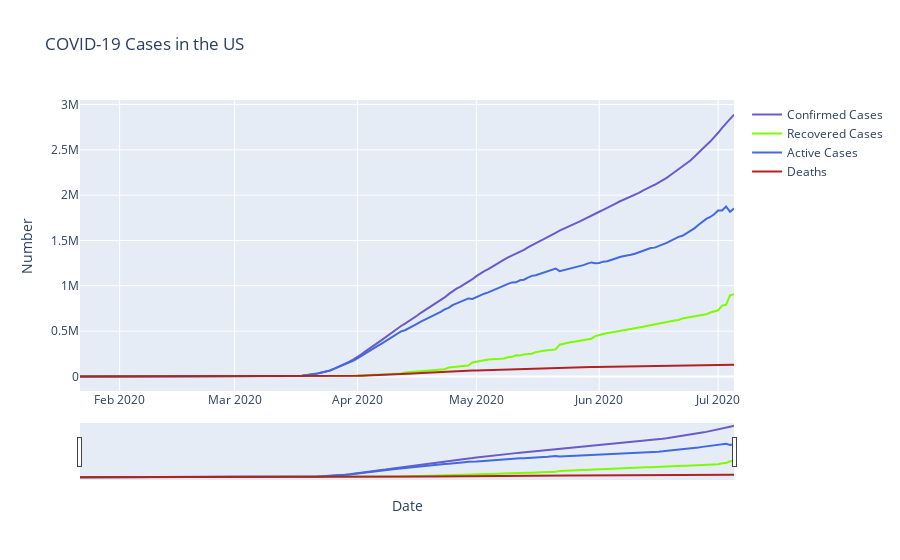

Notebook cell for this chart:
### Code cell
usa=go.Figure()
usa.add_trace(go.Scatter(x=us_df.Date, y=us_df.confirmed, 
                          mode='lines',
                          name='Confirmed Cases',
           line=dict(color='slateblue', width=2)))
usa.add_trace(go.Scatter(x=us_df.Date, y=us_df.recovered, 
                          mode='lines',
                          name='Recovered Cases',
           line=dict(color='lawngreen', width=2)))

usa.add_trace(go.Scatter(x=us_df.Date, y=us_df.active, 
                          mode='lines',
                          name='Active Cases',
           line=dict(color='royalblue', width=2)))

usa.add_trace(go.Scatter(x=us_df.Date, y=us_df.deaths, 
                          mode='lines',
                          name='Deaths',
           line=dict(color='firebrick', width=2)))

usa.update_xaxes(rangeslider_visible=True)
usa.update_layout(title='COVID-19 Cases in the US',
                   xaxis_title='Date',
                 yaxis_title='Number')
usa.show()

### Figure 1 — Plotly figure (JSON) as saved in the notebook; plotly's stock layout.template omitted (floating-point values rounded to 4 significant figures; data arrays with more than 128 entries replaced by an {"elided": "..."} marker saying what was removed)
{"data": [{"line": {"color": "slateblue", "width": 2}, "mode": "lines", "name": "Confirmed Cases", "type": "scatter", "x": {"elided": "166 str values"}, "y": {"elided": "166 int values"}}, {"line": {"color": "lawngreen", "width": 2}, "mode": "lines", "name": "Recovered Cases", "type": "scatter", "x": {"elided": "166 str values"}, "y": {"elided": "166 int values"}}, {"line": {"color": "royalblue", "width": 2}, "mode": "lines", "name": "Active Cases", "type": "scatter", "x": {"elided": "166 str values"}, "y": {"elided": "166 int values"}}, {"line": {"color": "firebrick", "width": 2}, "mode": "lines", "name": "Deaths", "type": "scatter", "x": {"elided": "166 str values"}, "y": {"elided": "166 int values"}}], "layout": {"title": {"text": "COVID-19 Cases in the US"}, "xaxis": {"rangeslider": {"visible": true}, "title": {"text": "Date"}}, "yaxis": {"title": {"text": "Number"}}}}
